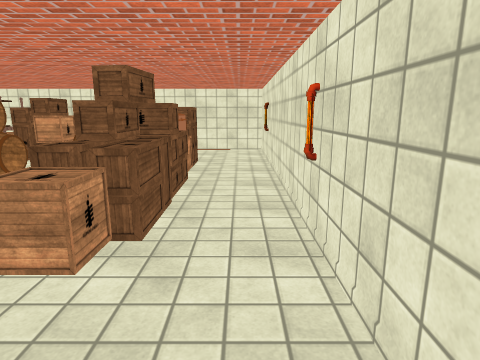
view 1 (above)

23 first-person views from a walk through a scene from a Unity 3-D project. The camera is 1.4 m above the floor, tilts 12° down and sees 75° across. The floor is counted in squares, 0.5 m on a side. Each view is taken from the middle of a square. On the plan, view 1 faces up. The plan holds only what a view shows up to about 20 squares ahead; the rest is blank. The place goes on beyond the plan. The player character is not drawn. Some animated figures are not drawn. Door leaves are left out, so doorways stand open. Some surface patterns are stand-ins.

view 2
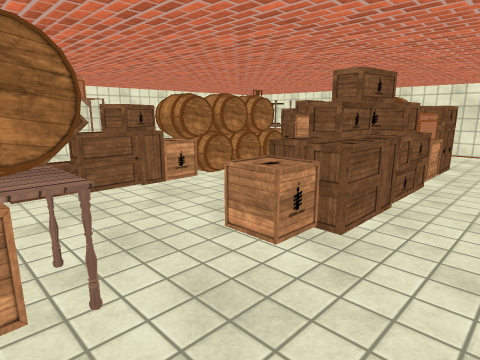

view 3
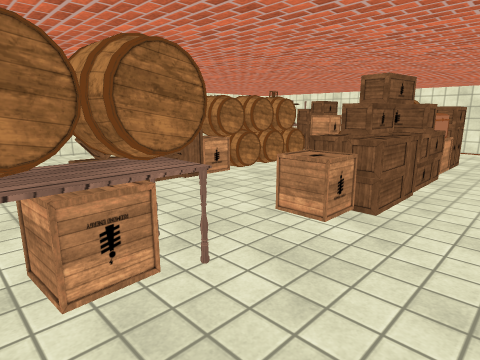

view 4
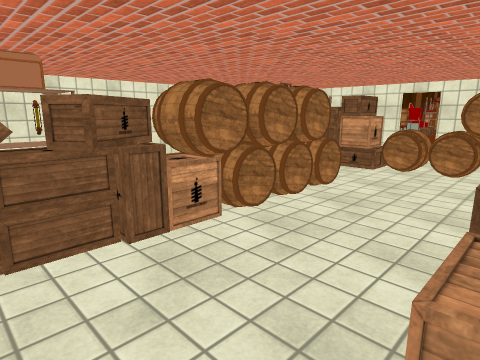

view 5
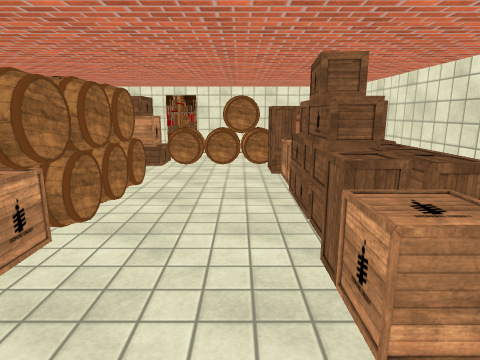

view 6
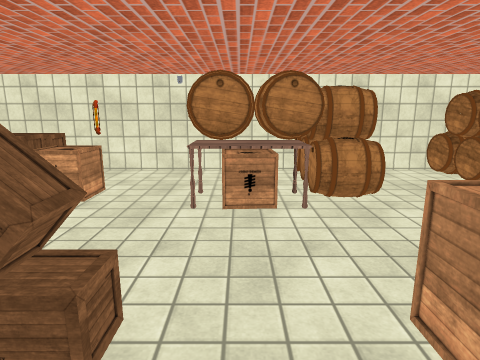

view 7
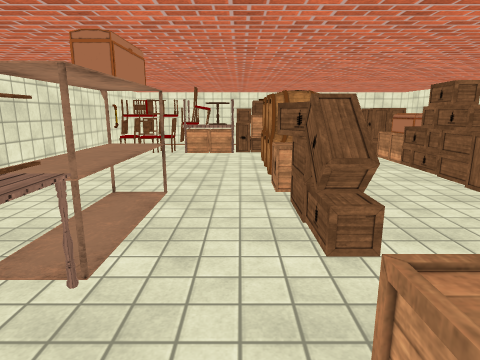

view 8
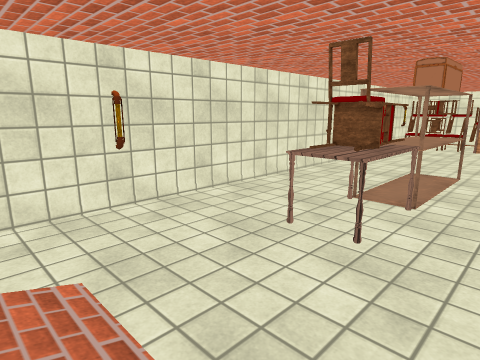

view 9
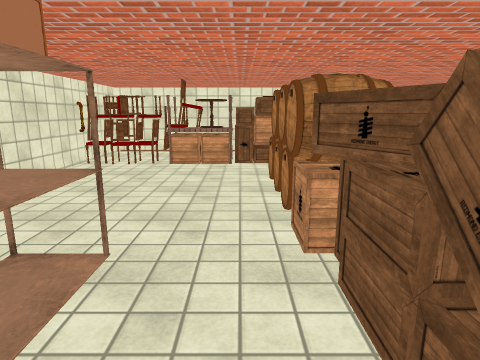

view 10
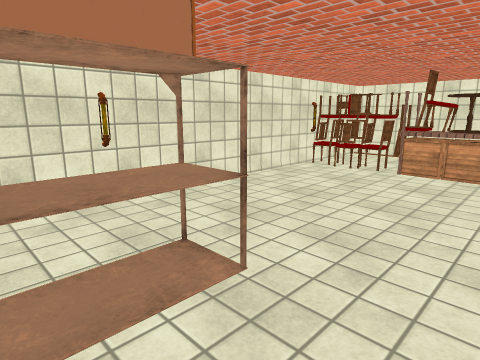

view 11
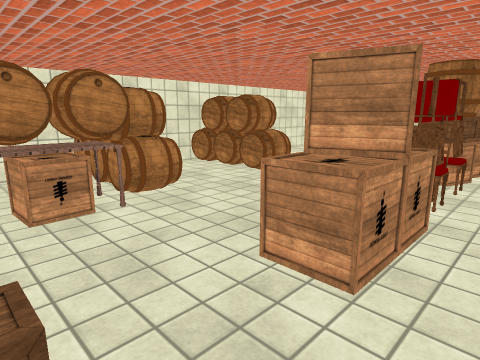

view 12
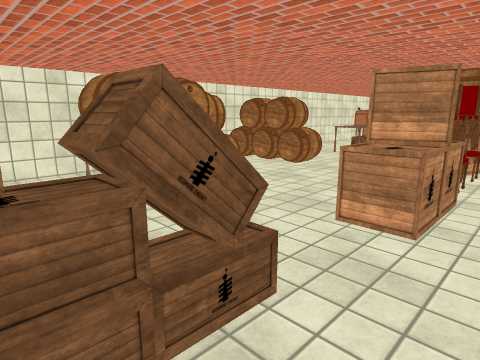

view 13
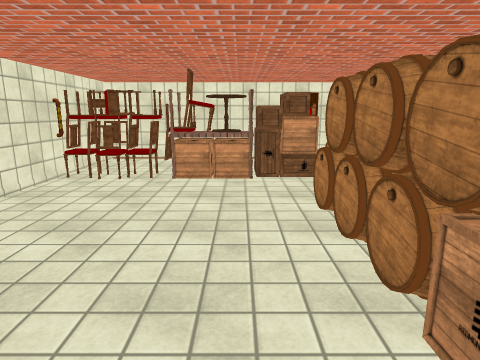

view 14
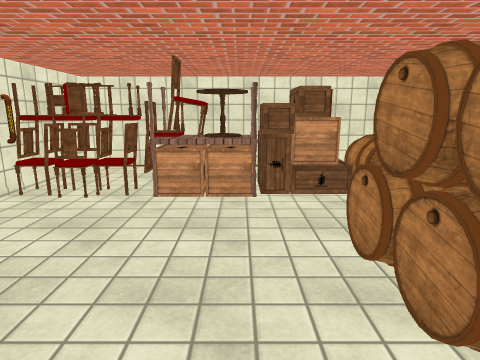

view 15
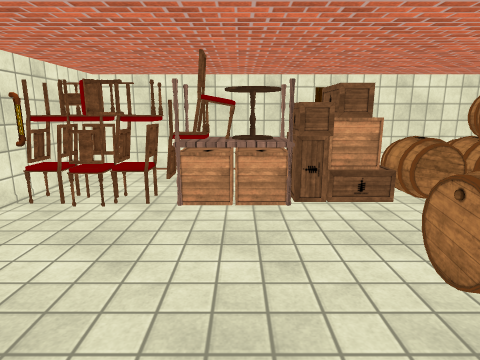

view 16
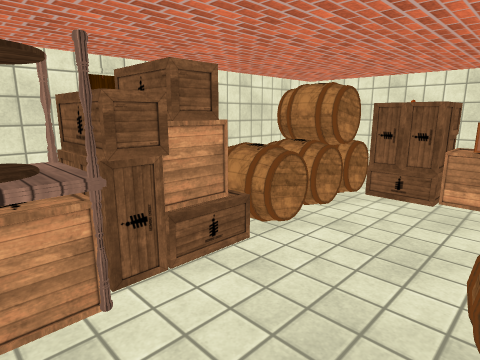

view 17
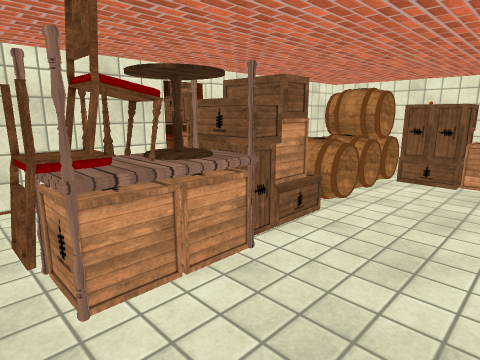

view 18
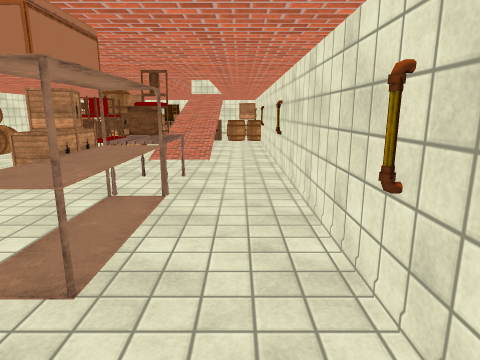

view 19
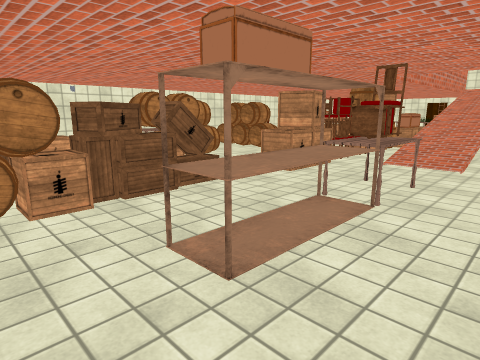

view 20
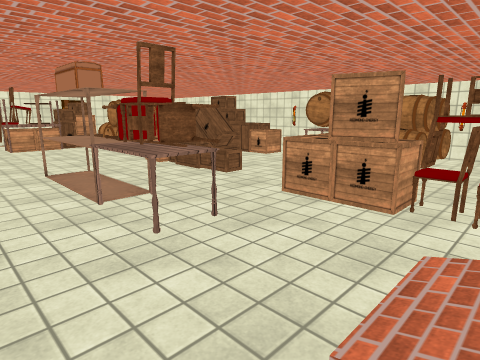

view 21
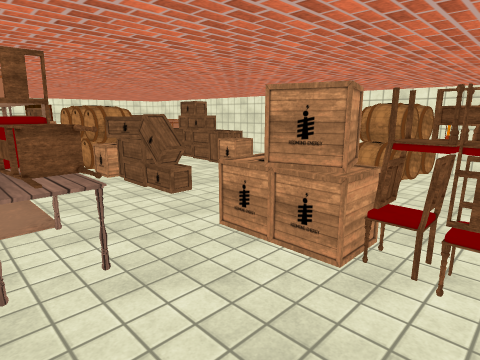

view 22
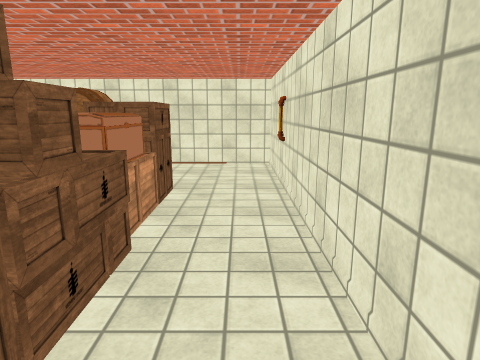

view 23
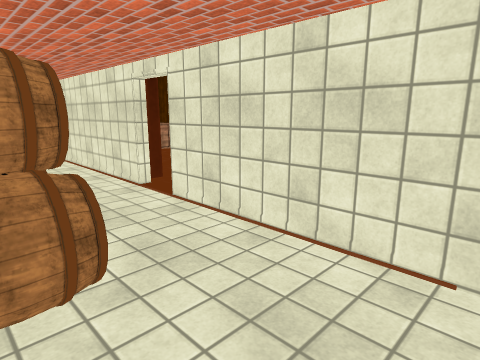

### Floor plan
Key: @ floor where view 1 was taken; # wall or solid block; . main floor; : floor 0.25 m higher than the main floor; / step, stairs or slope; D open door; = window, fence, low wall or low ledge; B barrel; T thing the floor can be seen under or through; S shelf; A table; C crate; H chair.
Columns run from 22 left of view 1 to 2 right of it. Each row starts with its distance up from view 1.
 25 ########DDDDDDD##########
 24 #.......................#
 23 #......  ...............#
 22 #.....       ...........#
 21 #.....   ###....###.....#
 20 #....T##=####BBB##=.....#
 19 #TTTTT#######B####=.....#
 18 #TTTTT##=#...B#######...#
 17 #................####...#
 16 #.................###...#
 15 #.................## ...#
 14 #.........=#B.....## ...#
 13 #.........##B.....=##...#
 12 #.........###.....=#=...#
 11 #.........###.....###...#
 10 #.........###.....###...#
  9 #.........###.....##=...#
  8 #.........###.....##=...#
  7 #....TS...##=.....=#=...#
  6 #....TS...###.....==....#
  5 #....TS....##.....=#....#
  4 #....TS....##...........#
  3 #....TS....##...........#
  2 #....TT....=#...........#
  1 #....TT..........A #....#
  0 #...TTT..........###..@.#
 -1 #...TTH..........###.   #
 -2 #...TTH...#=.....###  ..#
 -3 #....HH...#CC....BB#B####
 -4 #.........###....=#####
 -5 #.........###.......#####
 -6 #.........###...........#
 -7 #.........HH............#
 -8 #.../.....###. .........#
 -9 #.../::: .##   ..########

Positions as (right, up) in squares from view 1, and headings:
1: (0, 0), facing up
2: (1, 0), facing up-left
3: (1, -2), facing up-left
4: (-4, 3), facing up-left
5: (-6, 2), facing up
6: (-14, 0), facing right
7: (-13, -4), facing up
8: (-13, -9), facing up-left
9: (-13, 1), facing up
10: (-12, 3), facing up-left
11: (-14, 2), facing down-right
12: (-14, 5), facing down-right
13: (-14, 5), facing up
14: (-14, 8), facing up
15: (-15, 9), facing up
16: (-15, 14), facing up-right
17: (-18, 14), facing up-right
18: (-20, 11), facing down
19: (-21, 10), facing down-right
20: (-21, -9), facing up-right
21: (-18, -9), facing up-right
22: (0, 7), facing up
23: (0, 19), facing up-left
